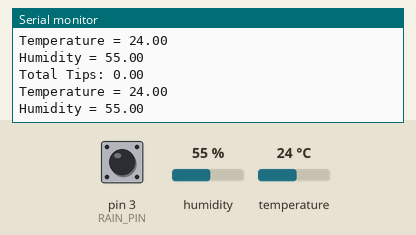
Bench run of a sketch on a simulated Arduino Uno, built with avr-gcc and run on an emulated ATmega328P. Parts: the last lines printed to the serial monitor. The test bench sets the inputs (shaded band); at power-on: humidity 55 %, temperature 24 °C, pin 3 (RAIN_PIN) HIGH.

Above: at 1.8 s.
1.9 s: humidity set to 22 %
At 2.9 s:
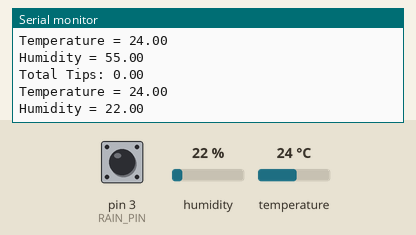
3.4 s: temperature set to 12 °C
At 4.7 s:
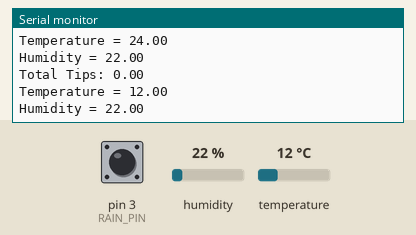
4.9 s: humidity set to 40 %
At 5.5 s:
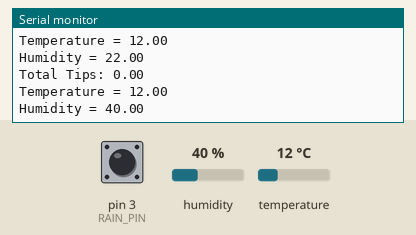
Timing chart, 0 to 7.9 s (numbered marks = the images above; inputs shaded):
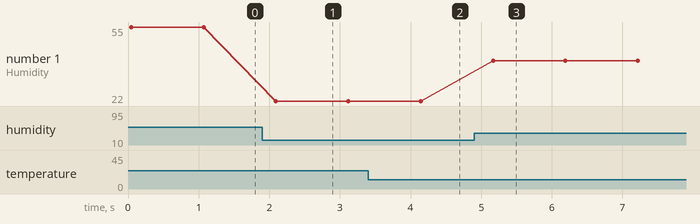

The sketch:

Main_Code.ino
```cpp
/*
   The DHT 11 will be used to measure both Humidity and temperature
*/
#include <dht.h>
#define DHT11_PIN 7
dht DHT;

/*
 * PRESUURE AND ALTITUDE the bmp280 uses I2C connection to measure altitude and pressure
 */

#include <Wire.h>
#include <SPI.h>
#include <Adafruit_Sensor.h>
#include <Adafruit_BMP280.h>
Adafruit_BMP280 bmp; // I2C


/*we use the red and yellow wires to get sighnals from the rain gauge . we count the number of time the bucket tips to measure the amount of water colllected in a given period of time.
   Per manufatures spec on bucket being tested:
   "Average Switch closure time is 135 ms"
   "Bounce Settling Time: 0.75 ms"
*/
//
#define RAIN_PIN 3         // interrupt pin
#define CALC_INTERVAL 1000  // increment of measurements
#define DEBOUNCE_TIME 15    // time * 1000 in microseconds required to get through bounce noise
unsigned long nextCalc;
unsigned long timer;
volatile unsigned int rainTrigger = 0;
volatile unsigned long last_micros_rg;

void countingRain() {
  // ATTEMPTED: Check to see if time since last interrupt call is greater than
  // debounce time. If so, then the last interrupt call is through the
  // noisy period of the reed switch bouncing, so we can increment by one.
  if ((long)(micros() - last_micros_rg) >= DEBOUNCE_TIME * 1000) {
    rainTrigger += 1;
    last_micros_rg = micros();
  }
}


void setup() {
  Serial.begin(9600); // start serial communicatio

//rain gauge setup
  attachInterrupt(digitalPinToInterrupt(RAIN_PIN), countingRain, RISING);
  pinMode(RAIN_PIN, INPUT);
  nextCalc = millis() + CALC_INTERVAL;

  // pressure sensor (BMP280) setup
  if (!bmp.begin()) {
    Serial.println(F("Could not find a valid BMP280 sensor, check the wiring!"));
    while (1);
  }
    /* Default settings from datasheet. */
  bmp.setSampling(Adafruit_BMP280::MODE_NORMAL,     /* Operating Mode. */
                  Adafruit_BMP280::SAMPLING_X2,     /* Temp. oversampling */
                  Adafruit_BMP280::SAMPLING_X16,    /* Pressure oversampling */
                  Adafruit_BMP280::FILTER_X16,      /* Filtering. */
                  Adafruit_BMP280::STANDBY_MS_500); /* Standby time. */
}


void loop() {
  humidity();
  rainGuage();
}


void humidity() {
  int chk = DHT.read11(DHT11_PIN);
  Serial.print("Temperature = ");
  Serial.println(DHT.temperature);
  Serial.print("Humidity = ");
  Serial.println(DHT.humidity);
  delay(1000);

}

void rainGuage() {
  timer = millis();
  if (timer > nextCalc) {
    nextCalc = timer + CALC_INTERVAL;
    Serial.print("Total Tips: ");
    Serial.println((float) rainTrigger);
  }
}

void pressureSensor(){
  float pressure = bmp.readPressure();
  float altitude = bmp.readAltitude(1018);
  Serial.println("pressure = ");
  Serial.print(pressure);
  Serial.println("Altitude = ");
  Serial.print(altitude);
  }
```

Measured:
- after the input at 1.9 s, the serial monitor: prints a new line after 0.19 s (image 1)
- after the input at 3.4 s, the serial monitor: prints a new line after 0.72 s (image 2)
- after the input at 4.9 s, the serial monitor: prints a new line after 0.27 s (image 3)
- plotted number 1: 55 → 22 after the input at 1.9 s, 22 → 40 after the input at 4.9 s
